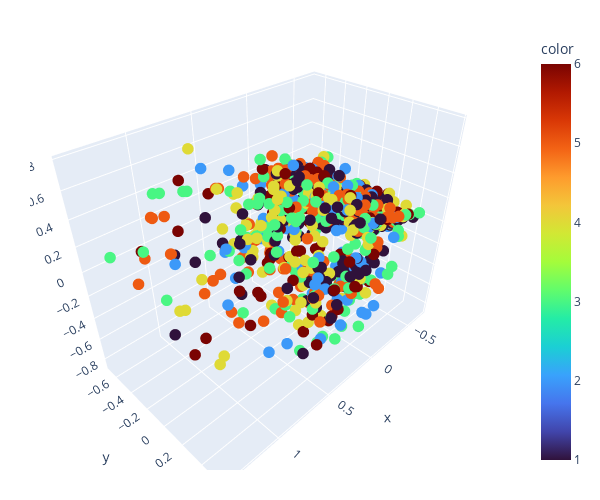

This figure's notebook cell:
### Code cell
import plotly.express as px

fig = px.scatter_3d(x = pokemon_pca[:,0], y = pokemon_pca[:,1], z = pokemon_pca[:,2], 
                    color=pokemon_df[labels_col], 
                    color_continuous_scale='turbo')
fig.update_traces(marker=dict(size=4))
fig.update_layout(
    autosize=False,
    width=600,
    height=500,
    margin=dict(
        l=30,
        r=30,
        b=30,
        t=30,
        pad=4
    ),
    paper_bgcolor="white",
)

fig.show()

### Figure 1 — Plotly figure (JSON) as saved in the notebook; plotly's stock layout.template omitted (floating-point values rounded to 4 significant figures; data arrays with more than 128 entries replaced by an {"elided": "..."} marker saying what was removed)
{"data": [{"hovertemplate": "x=%{x}<br>y=%{y}<br>z=%{z}<br>color=%{marker.color}<extra></extra>", "legendgroup": "", "marker": {"color": {"elided": "800 int values"}, "coloraxis": "coloraxis", "size": 4, "symbol": "circle"}, "mode": "markers", "name": "", "scene": "scene", "showlegend": false, "type": "scatter3d", "x": {"elided": "800 float values"}, "y": {"elided": "800 float values"}, "z": {"elided": "800 float values"}}], "layout": {"autosize": false, "coloraxis": {"colorbar": {"title": {"text": "color"}}, "colorscale": [[0, "#30123b"], [0.07143, "#4145ab"], [0.1429, "#4675ed"], [0.2143, "#39a2fc"], [0.2857, "#1bcfd4"], [0.3571, "#24eca6"], [0.4286, "#61fc6c"], [0.5, "#a4fc3b"], [0.5714, "#d1e834"], [0.6429, "#f3c63a"], [0.7143, "#fe9b2d"], [0.7857, "#f36315"], [0.8571, "#d93806"], [0.9286, "#b11901"], [1, "#7a0402"]]}, "height": 500, "legend": {"tracegroupgap": 0}, "margin": {"b": 30, "l": 30, "pad": 4, "r": 30, "t": 30}, "paper_bgcolor": "white", "scene": {"aspectmode": "auto", "aspectratio": {"x": 1.286, "y": 0.7752, "z": 1.003}, "domain": {"x": [0, 1], "y": [0, 1]}, "xaxis": {"title": {"text": "x"}, "type": "linear"}, "yaxis": {"title": {"text": "y"}, "type": "linear"}, "zaxis": {"title": {"text": "z"}, "type": "linear"}}, "width": 600}}
